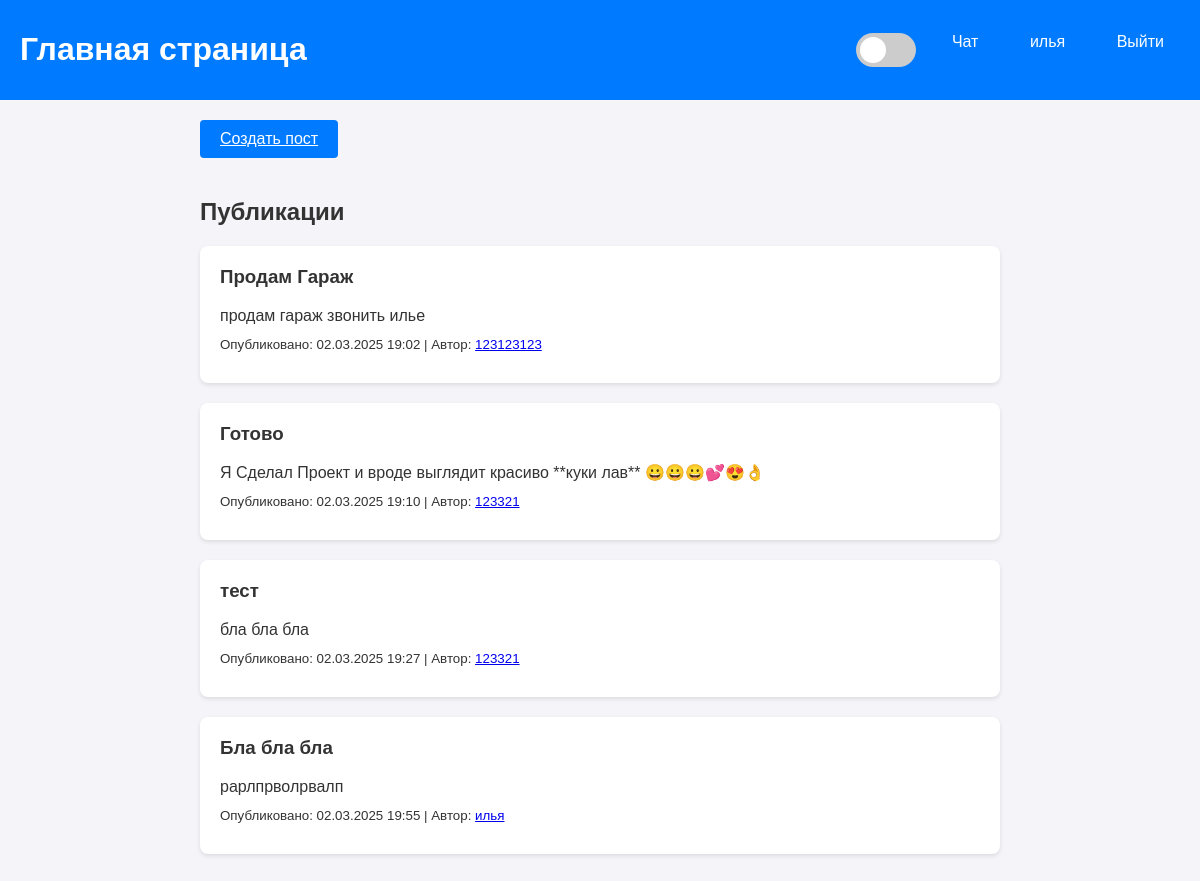
Page / (signed in) on the committed database.
### tables this page shows
CREATE TABLE user (
            id INTEGER PRIMARY KEY,
            username TEXT UNIQUE,
            password TEXT
        );

CREATE TABLE post (
            id INTEGER PRIMARY KEY,
            title TEXT,
            text TEXT,
            at_publish TEXT,
            author_id INTEGER
        );

### main(run this file).py (the view)
@app.route("/")
def index_page():
    posts = Post.get_all()
    if "username" not in session:
        username = request.cookies.get("username")
        if username:
            session["username"] = username
    username = session.get("username", None)
    user = None
    if username:
        user = User.get_user_by_username(username)
    return render_template("index.html", posts=posts, user=user)

### post.py (called while the page is built)
    @staticmethod
    def get_all():
        SQL = """
            SELECT post.*, user.username as author_name
            FROM post
            JOIN user ON post.author_id = user.id
        """
        con = sqlite3.connect(db_name)
        q = con.execute(SQL)
        data = q.fetchall()
        return [Post(*row) for row in data]

### user.py (called while the page is built)
    @staticmethod
    def get_user_by_username(username):
        SQL = """
            SELECT * FROM user
            WHERE username = ?
        """
        con = sqlite3.connect(db_name)
        q = con.execute(SQL, [username])
        data = q.fetchone()
        if not data:
            return None
        return User(*data)

### templates/index.html (shortened to what this page needs)
<!DOCTYPE html>
<html lang="en">
<head>
    <link rel="stylesheet" href="{{ url_for('static', filename='styles.css') }}">
</head>
<body>
    <div class="navbar">
        <h1>Главная страница</h1>
        <div>
            <label class="theme-switch">
                <span class="slider"></span>
            </label>
            <a href="/chat">Чат</a>
            {% if user %}
                <a href="/profile">{{ user.username }}</a>
                <a href="/logout">Выйти</a>
            {% else %}
                <a href="/login">Войти</a>
                <a href="/registration">Регистрация</a>
            {% endif %}
        </div>
    </div>
    <div class="container">
        {% if user %}
            <a href="/create_post" class="create-post-button">Создать пост</a>
        {% endif %}
        <h2>Публикации</h2>
        {% for post in posts %}
            <div class="post">
                <h3>{{ post.title }}</h3>
                <p>{{ post.text }}</p>
                <p><small>Опубликовано: {{ post.at_publish }} | Автор: <a href="/user/{{ post.author_id }}">{{ post.author_name }}</a></small></p>
            </div>
        {% endfor %}
    </div>
</body>
</html>

### static/styles.css (style rules this page uses)
:root { --bg-color: #f4f4f9; --text-color: #333; --navbar-bg: #007BFF; --navbar-text: white; --post-bg: white; --post-shadow: 0 2px 4px rgba(0, 0, 0, 0.1); --input-bg: white; --input-border: #ddd; --button-bg: #007BFF; --button-hover: #0056b3; --toggle-bg: #ccc; --toggle-slider: white; --chat-bg: #e5e5ea; --chat-user-bg: #007BFF; --chat-user-text: white; --chat-other-bg: #f1f1f1; --chat-other-text: #333; }
body { font-family: Arial, sans-serif; margin: 0; padding: 0; background-color: var(--bg-color); color: var(--text-color); transition: background-color 0.3s, color 0.3s; }
.container { max-width: 800px; margin: 0 auto; padding: 20px; }
.navbar { background-color: var(--navbar-bg); padding: 10px 20px; color: var(--navbar-text); display: flex; justify-content: space-between; align-items: center; }
.navbar a { color: var(--navbar-text); margin-left: 15px; text-decoration: none; padding: 8px 16px; border-radius: 4px; background-color: var(--button-bg); transition: background-color 0.3s; }
.post { background-color: var(--post-bg); padding: 20px; margin: 20px 0; border-radius: 8px; box-shadow: var(--post-shadow); transition: background-color 0.3s, box-shadow 0.3s; }
.post h3 { margin-top: 0; }
.post p { margin: 10px 0; }
.theme-switch { position: relative; display: inline-block; width: 60px; height: 34px; }
.slider { position: absolute; cursor: pointer; top: 0; left: 0; right: 0; bottom: 0; background-color: var(--toggle-bg); transition: 0.4s; border-radius: 34px; }
.slider:before { position: absolute; content: ""; height: 26px; width: 26px; left: 4px; bottom: 4px; background-color: var(--toggle-slider); transition: 0.4s; border-radius: 50%; }
.create-post-button { background-color: var(--button-bg); color: white; padding: 10px 20px; border: none; border-radius: 4px; cursor: pointer; font-size: 16px; transition: background-color 0.3s; display: inline-block; margin-bottom: 20px; }

### rows in the picture
user: username "илья"
post: title "Продам Гараж", text "продам гараж звонить илье", at_publish "02.03.2025 19:02", author_name "123123123"
post: title "Готово", text "Я Сделал Проект и вроде выглядит красиво **куки лав** 😀😀😀💕😍👌", at_publish "02.03.2025 19:10", author_name "123321"
post: title "тест", text "бла бла бла", at_publish "02.03.2025 19:27", author_name "123321"
post: title "Бла бла бла", text "рарлпрволрвалп", at_publish "02.03.2025 19:55", author_name "илья"
